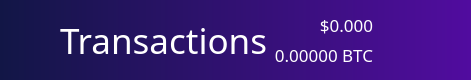
          <widget class="QFrame" name="NavBar">
           <property name="sizePolicy">
            <sizepolicy hsizetype="Preferred" vsizetype="Preferred">
             <horstretch>0</horstretch>
             <verstretch>0</verstretch>
            </sizepolicy>
           </property>
           <property name="minimumSize">
            <size>
             <width>0</width>
             <height>80</height>
            </size>
           </property>
           <property name="maximumSize">
            <size>
             <width>16777215</width>
             <height>80</height>
            </size>
           </property>
           <property name="layoutDirection">
            <enum>Qt::LeftToRight</enum>
           </property>
           <property name="autoFillBackground">
            <bool>false</bool>
           </property>
           <property name="styleSheet">
            <string notr="true">background: QLinearGradient(x1: 0, y1: 0, x2: 1, y2: 0, stop: 0 #121646, stop: 1 #510c9f);
border:0;
</string>
           </property>
           <property name="frameShape">
            <enum>QFrame::StyledPanel</enum>
           </property>
           <property name="frameShadow">
            <enum>QFrame::Raised</enum>
           </property>
           <layout class="QHBoxLayout" name="horizontalLayout_3">
            <property name="spacing">
             <number>-1</number>
            </property>
            <property name="leftMargin">
             <number>60</number>
            </property>
            <property name="topMargin">
             <number>0</number>
            </property>
            <property name="rightMargin">
             <number>60</number>
            </property>
            <property name="bottomMargin">
             <number>0</number>
            </property>
            <item>
             <widget class="QLabel" name="label_2">
              <property name="sizePolicy">
               <sizepolicy hsizetype="Preferred" vsizetype="Preferred">
                <horstretch>0</horstretch>
                <verstretch>0</verstretch>
               </sizepolicy>
              </property>
              <property name="font">
               <font>
                <family>ZoinLight</family>
                <pointsize>26</pointsize>
                <weight>50</weight>
                <bold>false</bold>
               </font>
              </property>
              <property name="autoFillBackground">
               <bool>false</bool>
              </property>
              <property name="styleSheet">
               <string notr="true">color:white;
background-color: rgba(255, 255, 255,0);</string>
              </property>
              <property name="text">
               <string>Transactions</string>
              </property>
              <property name="indent">
               <number>0</number>
              </property>
             </widget>
            </item>
            <item>
             <layout class="QVBoxLayout" name="verticalLayout_5">
              <item>
               <widget class="QLabel" name="priceUSD">
                <property name="font">
                 <font>
                  <family>ZoinMedium</family>
                  <pointsize>13</pointsize>
                  <weight>50</weight>
                  <bold>false</bold>
                 </font>
                </property>
                <property name="styleSheet">
                 <string notr="true">background-color: rgb(0,0,0,0);
color: white;</string>
                </property>
                <property name="text">
                 <string>$0.000</string>
                </property>
                <property name="alignment">
                 <set>Qt::AlignBottom|Qt::AlignRight|Qt::AlignTrailing</set>
                </property>
               </widget>
              </item>
              <item>
               <widget class="QLabel" name="priceBTC">
                <property name="font">
                 <font>
                  <family>ZoinLight</family>
                  <pointsize>13</pointsize>
                  <weight>50</weight>
                  <bold>false</bold>
                 </font>
                </property>
                <property name="styleSheet">
                 <string notr="true">background-color: rgb(0,0,0,0);
color: white;</string>
                </property>
                <property name="text">
                 <string>0.00000 BTC</string>
                </property>
                <property name="alignment">
                 <set>Qt::AlignRight|Qt::AlignTop|Qt::AlignTrailing</set>
                </property>
               </widget>
              </item>
             </layout>
            </item>
            <item>
             <widget class="QPushButton" name="pushButton">
              <property name="maximumSize">
               <size>
                <width>50</width>
                <height>80</height>
               </size>
              </property>
              <property name="styleSheet">
               <string notr="true">background: rgb(0,0,0,0);</string>
              </property>
              <property name="text">
               <string/>
              </property>
              <property name="icon">
               <iconset resource="../bitcoin.qrc">
                <normaloff>:/icons/Exports_45</normaloff>:/icons/Exports_45</iconset>
              </property>
              <property name="iconSize">
               <size>
                <width>70</width>
                <height>70</height>
               </size>
              </property>
             </widget>
            </item>
           </layout>
          </widget>
